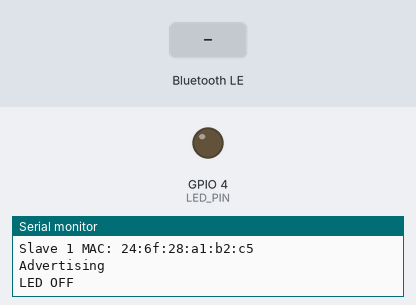
The sketch below on a simulated ESP32. Parts: output pins drawn as LEDs (lit = HIGH), the last lines printed to the serial monitor. The inputs (shaded band) are chosen by the test bench. Nothing arrives over Bluetooth unless stated; a phone connects over Bluetooth LE 3 s after start.

Above: at 1.2 s.
1.3 s: Bluetooth LE write "1" received
At 3.5 s:
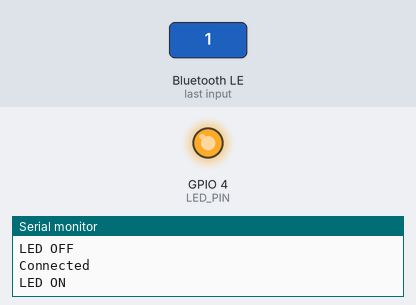
4.3 s: Bluetooth LE write "0" received
At 5.7 s:
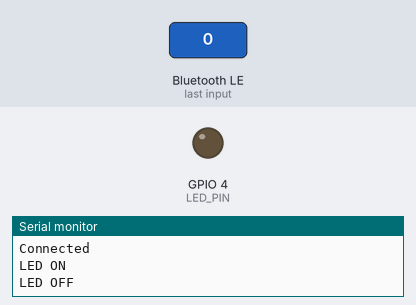
Timing chart, 0 to 7.3 s (numbered marks = the images above; inputs shaded):
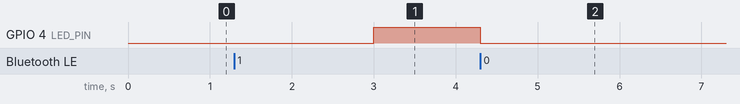

The sketch:

slave.ino
```cpp
#include <Arduino.h>
#include <BLEDevice.h>
#include <atomic>

const int SLAVE_ID = 1;
const int LED_PIN = 4;
const char *SERVICE_UUIDS[] = {
  "2b92513e-afed-40ac-afa6-e54c63acdceb",
  "2b92513e-afed-40ac-afa6-e54c63acdcec",
  "2b92513e-afed-40ac-afa6-e54c63acdced"
};
const char *CHAR_UUID = "ea3d7c32-0013-4447-8f7b-47b959b5cddc";
static_assert(SLAVE_ID >= 1 && SLAVE_ID <= 3, "SLAVE_ID must be 1, 2, or 3");

std::atomic<bool> connected(false);
std::atomic<bool> requestedOn(false);
std::atomic<bool> restartAdvertising(false);
bool ledOn = false;

class ServerCallbacks : public BLEServerCallbacks {
  void onConnect(BLEServer *server) override {
    connected = true;
    Serial.println("Connected");
  }

  void onDisconnect(BLEServer *server) override {
    connected = false;
    requestedOn = false;
    restartAdvertising = true;
    Serial.println("Disconnected");
  }
};

class LedCallbacks : public BLECharacteristicCallbacks {
  void onWrite(BLECharacteristic *characteristic) override {
    String value = characteristic->getValue();
    if (value == "1") requestedOn = true;
    if (value == "0") requestedOn = false;
  }
};

ServerCallbacks serverCallbacks;
LedCallbacks ledCallbacks;

void setup() {
  Serial.begin(115200);
  pinMode(LED_PIN, OUTPUT);
  digitalWrite(LED_PIN, LOW);
  BLEDevice::init(String("BCA188 Slave ") + SLAVE_ID);
  Serial.printf("Slave %d MAC: ", SLAVE_ID);
  Serial.println(BLEDevice::getAddress().toString().c_str());

  BLEServer *server = BLEDevice::createServer();
  server->setCallbacks(&serverCallbacks);
  BLEService *service = server->createService(SERVICE_UUIDS[SLAVE_ID - 1]);
  BLECharacteristic *characteristic = service->createCharacteristic(
    CHAR_UUID, BLECharacteristic::PROPERTY_WRITE);
  characteristic->setCallbacks(&ledCallbacks);
  characteristic->setValue("0");
  service->start();

  BLEAdvertising *advertising = BLEDevice::getAdvertising();
  advertising->addServiceUUID(SERVICE_UUIDS[SLAVE_ID - 1]);
  advertising->setScanResponse(true);
  BLEDevice::startAdvertising();
  Serial.println("Advertising");
  Serial.println("LED OFF");
}

void loop() {
  bool on = connected.load() && requestedOn.load();
  if (on != ledOn) {
    ledOn = on;
    digitalWrite(LED_PIN, ledOn ? HIGH : LOW);
    Serial.println(ledOn ? "LED ON" : "LED OFF");
  }

  if (restartAdvertising.exchange(false)) {
    delay(200);
    if (!connected.load()) {
      BLEDevice::startAdvertising();
      Serial.println("Advertising");
    }
  }
  delay(5);
}
```

Measured:
- after the input at 1.3 s, GPIO 4 (LED_PIN): LOW → HIGH after 1.7 s
- after the input at 4.3 s, GPIO 4 (LED_PIN): HIGH → LOW at once
